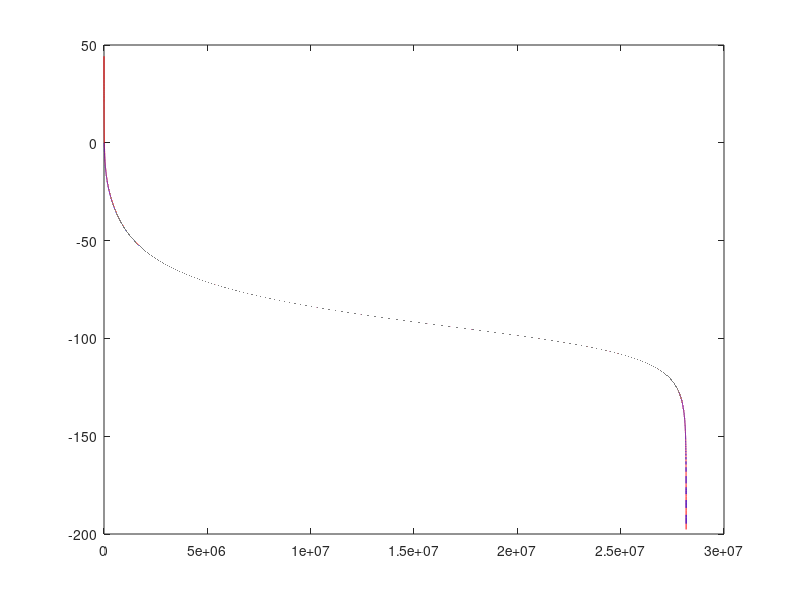

Write the MATLAB code that produced this figure.
%% PLL OPEN and CLOSED LOOP TRANSFER FUNCTIONS

%clear;
%clc;


%% PARAMETERS

% 400kHz IIR Filter Coefficients
A = 0.021823956197987285;
B = 0.95635208760402546;

% GAIN 
q = 9;
G = 2^(-q);


N=256*1024;                        % number of points
Fs = 338000000/6;                  % sampling frequency
Ts = 1/Fs;


%% TRANSFER FUNCTIONS BY STAGES

% Phase Detector Comparator
b1=[0 1];                         % nominator
a1=[1];                           % denominator

% Phase Detector LPF (IIR)
b2=[A  A];   
a2=[1 -B];                        
 
% GAIN
b3=[G];
a3=[1];
 
% NCO
b4=[1];
a4=[1 -1];


%% OPEN LOOP TRANSFER FUNCTION
nom=conv(b1,b2);    nom  =conv(nom,  b3);  nom  =conv(nom,  b4);
denom=conv(a1,a2);  denom=conv(denom,a3);  denom=conv(denom,a4);


% PLOTTING
%[Hol,F]=freqz(nom,denom,N,Fs); Hol=abs(Hol); dBol=20*log10(Hol); % 
%plot(F,dBol, 'r-');

HOL=tf(nom,denom,Ts); % Open   Loop Transfer Function
[Hol,F]=freqz(nom,denom,N,Fs); Hol=abs(Hol); dBol=20*log10(Hol);
plot(F,dBol, 'r-');

HCL=HOL/(1-HOL);      % Closed Loop Transfer Function
[Hcl,F]=freqz(nom,(denom-nom),N,Fs); Hcl=abs(Hcl); dBcl=20*log10(Hcl);
plot(F,dBcl, 'b-');

% PLOTTING  ( for multiplot see ">help plot"

plot(F,dBol, 'r-', F, dBcl, 'b--');
